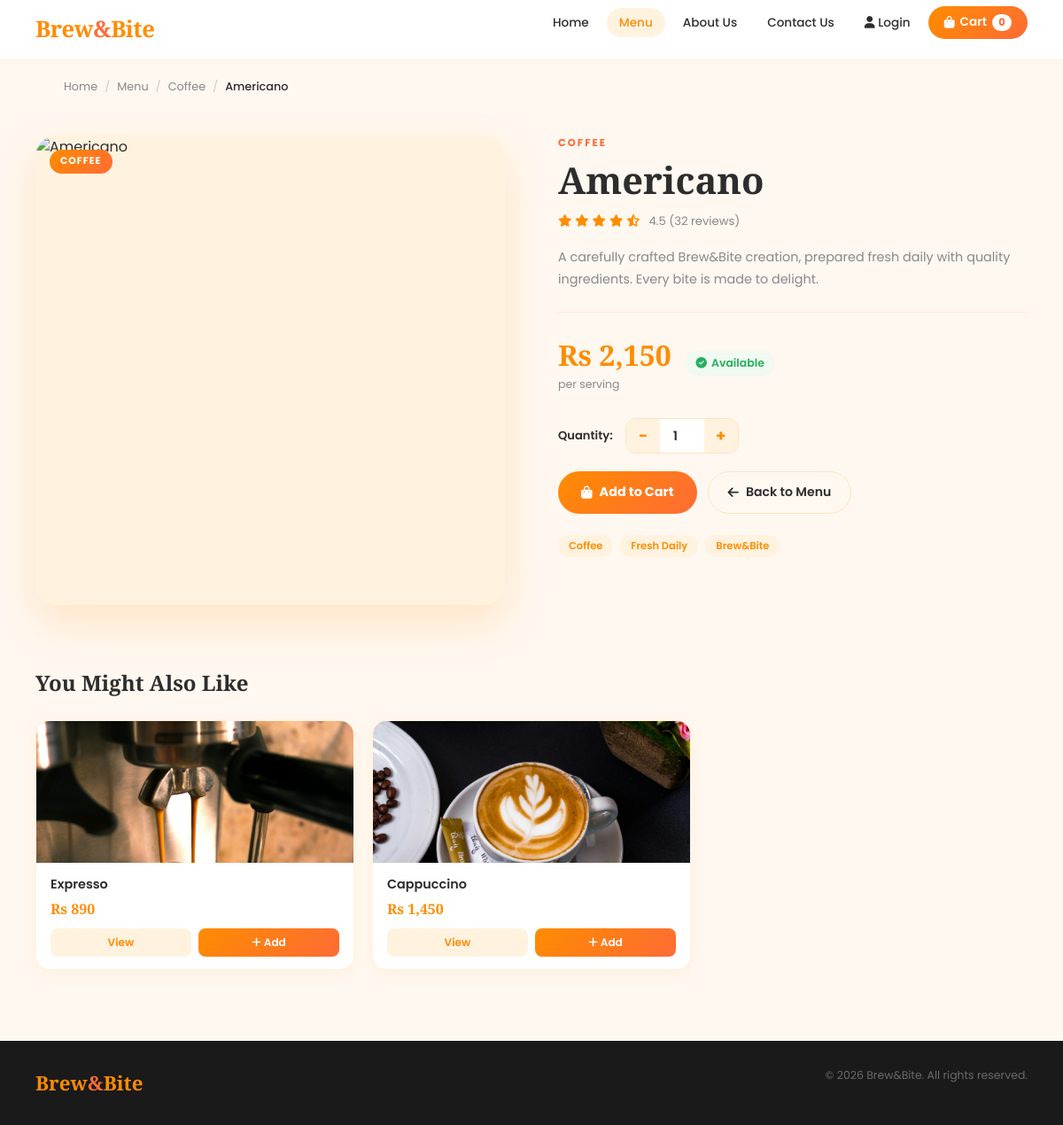
The app's page /product_details.php?id=6 with its own data.
### tables this page shows
CREATE TABLE `products` (
  `id` int(11) NOT NULL,
  `item_name` varchar(255) NOT NULL,
  `price` decimal(10,2) NOT NULL,
  `category` varchar(100) NOT NULL,
  `status` varchar(50) NOT NULL,
  `stock` int(11) NOT NULL,
  `image` varchar(255) NOT NULL
);

### product_details.php (the view, shortened to what this page needs)
<?php
include('connection.php');
$id = (int)$_GET['id'];
$stmt = mysqli_prepare($conn, "SELECT * FROM products WHERE id = ? AND status = 'available' LIMIT 1");
mysqli_stmt_bind_param($stmt, "i", $id);
mysqli_stmt_execute($stmt);
$result = mysqli_stmt_get_result($stmt);
$product = mysqli_fetch_assoc($result);
$cart_count = array_sum($_SESSION['cart'] ?? []);
$rel_stmt = mysqli_prepare($conn,
    "SELECT * FROM products WHERE category = ? AND id != ? AND status = 'available' ORDER BY RAND() LIMIT 3"
);
mysqli_stmt_bind_param($rel_stmt, "si", $product['category'], $id);
mysqli_stmt_execute($rel_stmt);
$related = mysqli_stmt_get_result($rel_stmt);
?>
<!DOCTYPE html>
<html lang="en">
<head>
    <link href="https://cdn.jsdelivr.net/npm/bootstrap@5.3.0/dist/css/bootstrap.min.css" rel="stylesheet">
    <link rel="stylesheet" href="https://cdnjs.cloudflare.com/ajax/libs/font-awesome/6.5.0/css/all.min.css">
</head>
<body>
<nav class="navbar-bb" id="mainNav">
    <a class="nav-brand" href="index.php">Brew<span>&</span>Bite</a>
    <ul class="nav-links" id="navLinks">
        <li><a href="index.php">Home</a></li>
        <li><a href="Menu.php" class="active">Menu</a></li>
        <li><a href="AboutUs.php">About Us</a></li>
        <li><a href="ContactUs.php">Contact Us</a></li>
        <?php if(isset($_SESSION['user_id'])): ?>
            <li><a href="Dashboard.php"><i class="fas fa-user-circle"></i> <?php echo htmlspecialchars($_SESSION['user_name']); ?></a></li>
        <?php else: ?>
            <li><a href="Login.php"><i class="fas fa-user"></i> Login</a></li>
        <?php endif; ?>
        <li><a href="Cart.php" class="cart-link"><i class="fas fa-shopping-bag"></i> Cart <span class="cart-badge"><?php echo $cart_count; ?></span></a></li>
    </ul>
</nav>
<div class="breadcrumb-bar">
    <div class="breadcrumb-inner">
        <ul class="breadcrumb-list">
            <li><a href="index.php">Home</a></li>
            <li class="sep">/</li>
            <li><a href="Menu.php">Menu</a></li>
            <li class="sep">/</li>
            <li><a href="Menu.php?category=<?php echo urlencode($product['category']); ?>"><?php echo htmlspecialchars($product['category']); ?></a></li>
            <li class="sep">/</li>
            <li class="current"><?php echo htmlspecialchars($product['item_name']); ?></li>
        </ul>
    </div>
</div>
<div class="pd-body">
    <div class="pd-grid">
        <div>
            <div class="pd-img-wrap">
                <img src="images/<?php echo htmlspecialchars($product['image']); ?>"
                     alt="<?php echo htmlspecialchars($product['item_name']); ?>"
                     onerror="this.src='images/default.png'">
                <span class="pd-badge"><?php echo htmlspecialchars($product['category']); ?></span>
            </div>
        </div>
        <div>
            <div class="pd-cat"><?php echo htmlspecialchars($product['category']); ?></div>
            <h1 class="pd-name"><?php echo htmlspecialchars($product['item_name']); ?></h1>
            <div class="pd-stars">
                <i class="fas fa-star"></i><i class="fas fa-star"></i><i class="fas fa-star"></i>
                <i class="fas fa-star"></i><i class="fas fa-star-half-alt"></i>
                <span>4.5 (32 reviews)</span>
            </div>
            <div class="pd-desc">
                <?php echo !empty($product['description'])
                    ? htmlspecialchars($product['description'])
                    : 'A carefully crafted Brew&amp;Bite creation, prepared fresh daily with quality ingredients. Every bite is made to delight.'; ?>
            </div>
            <div class="pd-price-row">
                <div>
                    <div class="pd-price">Rs <?php echo number_format($product['price']); ?></div>
                    <div class="pd-per">per serving</div>
                </div>
                <span class="pd-status <?php echo $product['status'] === 'available' ? 'available' : 'unavailable'; ?>">
                    <i class="fas fa-<?php echo $product['status'] === 'available' ? 'check-circle' : 'times-circle'; ?>"></i>
                    <?php echo ucfirst($product['status']); ?>
                </span>
            </div>
            <?php if($product['status'] === 'available'): ?>
            <div class="qty-row">
                <span class="qty-label">Quantity:</span>
                <div class="qty-ctrl">
                    <button type="button" onclick="changeQty(-1)" aria-label="Decrease">−</button>
                    <input type="number" id="qtyInput" value="1" min="1" max="20" readonly>
                    <button type="button" onclick="changeQty(1)" aria-label="Increase">+</button>
                </div>
            </div>
            <div class="pd-actions">
                <a href="add_to_cart.php?id=<?php echo $product['id']; ?>" class="btn-cart" id="addCartBtn">
                    <i class="fas fa-shopping-bag"></i> Add to Cart
                </a>
                <a href="Menu.php" class="btn-back"><i class="fas fa-arrow-left"></i> Back to Menu</a>
            </div>
            <?php else: ?>
            <div class="pd-actions">
                <a href="Menu.php" class="btn-back"><i class="fas fa-arrow-left"></i> Back to Menu</a>
            </div>
            <?php endif; ?>
            <div class="pd-tags">
                <span class="pd-tag"><?php echo htmlspecialchars($product['category']); ?></span>
                <span class="pd-tag">Fresh Daily</span>
                <span class="pd-tag">Brew&amp;Bite</span>
            </div>
        </div>
    </div>
    <?php
    $rel_rows = [];
    while($r = mysqli_fetch_assoc($related)) $rel_rows[] = $r;
    if(!empty($rel_rows)):
    ?>
    <div class="related-section">
        <div class="rel-title">You Might Also Like</div>
        <div class="related-grid">
            <?php foreach($rel_rows as $r): ?>
            <div class="rel-card">
                <div class="rel-img">
                    <img src="images/<?php echo htmlspecialchars($r['image']); ?>"
                         alt="<?php echo htmlspecialchars($r['item_name']); ?>"
                         onerror="this.src='images/default.png'" loading="lazy">
                </div>
                <div class="rel-body">
                    <div class="rel-name"><?php echo htmlspecialchars($r['item_name']); ?></div>
                    <div class="rel-price">Rs <?php echo number_format($r['price']); ?></div>
                    <div class="rel-btns">
                        <a href="product_details.php?id=<?php echo (int)$r['id']; ?>" class="rel-view">View</a>
                        <a href="add_to_cart.php?id=<?php echo (int)$r['id']; ?>" class="rel-add"><i class="fas fa-plus"></i> Add</a>
                    </div>
                </div>
            </div>
            <?php endforeach; ?>
        </div>
    </div>
    <?php endif; ?>
</div>
<footer style="background:#1a1a1a;padding:30px 40px">
    <div style="max-width:1200px;margin:0 auto;display:flex;align-items:center;justify-content:space-between;flex-wrap:wrap;gap:12px">
        <span style="font-family:'Playfair Display',serif;font-weight:900;font-size:1.4rem;color:#FF8C00">Brew<span style="color:#FF6B35">&</span>Bite</span>
        <p style="font-size:.78rem;color:rgba(255,255,255,.35)">&copy; 2026 Brew&amp;Bite. All rights reserved.</p>
    </div>
</footer>
</body>
</html>

### records on screen
products: category "Coffee", item_name "Americano", category "COFFEE", price "2,150", status "Available"
products: image (picture), item_name "Expresso", price "890"
products: image (picture), item_name "Cappuccino", price "1,450"

### other values on screen
$cart_count "0"
